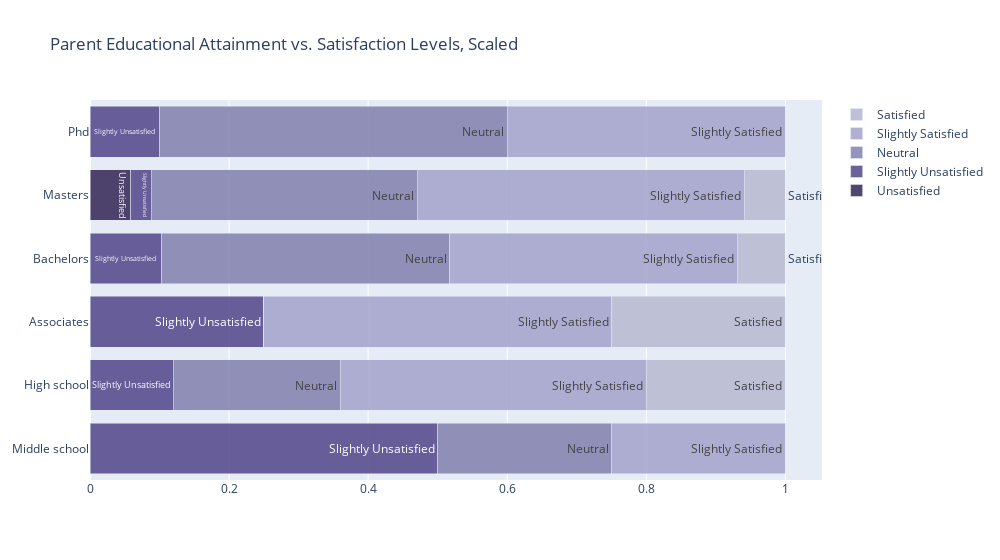

Notebook source saved alongside this figure:
### Markdown cell above
This visualization aims to provide insight into the relationship between the highest degree recieved by either parent and the student's cumulative GPA, if any exists. From this heatmap, we can see that the majority of students have parents that have achieved either a bachelor's or a master's degree. At first glance, it may seem that if a student's parent achieved a higher degree, that the student would have a higher GPA. However, this may be misleading, as we see that regardless of the degree achieved by the parents, that there are more students with higher GPAs as the GPA range increased. 

The only conclusion that we can concretely draw from this graph is that there are more students with parents that have pursued higher levels of education than those that have not. The sample size of students who's parents did not pursue higher education is significantly smaller, thus making it difficult to draw any conclusions between a student's parents' highest level of education and the student's GPA.

### Code cell
# horizontal scaled bar graph, 
level_list = ['Unsatisfied','Slightly Unsatisfied','Neutral','Slightly Satisfied','Satisfied']
edu_list = ['Middle school','High school','Associates','Bachelors', 'Masters','Phd']
colors = ['rgba(38, 24, 74, 0.8)', 'rgba(71, 58, 131, 0.8)',
          'rgba(122, 120, 168, 0.8)', 'rgba(164, 163, 204, 0.85)',
          'rgba(190, 192, 213, 1)']

pcdf = pd.crosstab(pqdf.CurrentFeelCol,pqdf.ParentEdu,normalize='columns')
pcdf = pcdf.reindex(edu_list,axis="columns")
x_data=pcdf.values.tolist()
fig6 = go.Figure()
for happyindex in range(0,len(x_data)):
    fig6.add_traces([
        go.Bar(
            y=edu_list,x=x_data[happyindex],
            orientation='h', 
            name=level_list[happyindex],
            text=level_list[happyindex],
            marker=dict(color=colors[happyindex])
        )
    ])
fig6.update_layout(barmode='stack',width=1000,title="Parent Educational Attainment vs. Satisfaction Levels, Scaled")
fig6.show()

### Figure 1 — Plotly figure (JSON) as saved in the notebook; plotly's stock layout.template omitted (floating-point values rounded to 4 significant figures)
{"data": [{"marker": {"color": "rgba(38, 24, 74, 0.8)"}, "name": "Unsatisfied", "orientation": "h", "text": "Unsatisfied", "type": "bar", "x": [0, 0, 0, 0, 0.05882, 0], "y": ["Middle school", "High school", "Associates", "Bachelors", "Masters", "Phd"]}, {"marker": {"color": "rgba(71, 58, 131, 0.8)"}, "name": "Slightly Unsatisfied", "orientation": "h", "text": "Slightly Unsatisfied", "type": "bar", "x": [0.5, 0.12, 0.25, 0.1034, 0.02941, 0.1], "y": ["Middle school", "High school", "Associates", "Bachelors", "Masters", "Phd"]}, {"marker": {"color": "rgba(122, 120, 168, 0.8)"}, "name": "Neutral", "orientation": "h", "text": "Neutral", "type": "bar", "x": [0.25, 0.24, 0, 0.4138, 0.3824, 0.5], "y": ["Middle school", "High school", "Associates", "Bachelors", "Masters", "Phd"]}, {"marker": {"color": "rgba(164, 163, 204, 0.85)"}, "name": "Slightly Satisfied", "orientation": "h", "text": "Slightly Satisfied", "type": "bar", "x": [0.25, 0.44, 0.5, 0.4138, 0.4706, 0.4], "y": ["Middle school", "High school", "Associates", "Bachelors", "Masters", "Phd"]}, {"marker": {"color": "rgba(190, 192, 213, 1)"}, "name": "Satisfied", "orientation": "h", "text": "Satisfied", "type": "bar", "x": [0, 0.2, 0.25, 0.06897, 0.05882, 0], "y": ["Middle school", "High school", "Associates", "Bachelors", "Masters", "Phd"]}], "layout": {"barmode": "stack", "title": {"text": "Parent Educational Attainment vs. Satisfaction Levels, Scaled"}, "width": 1000}}
